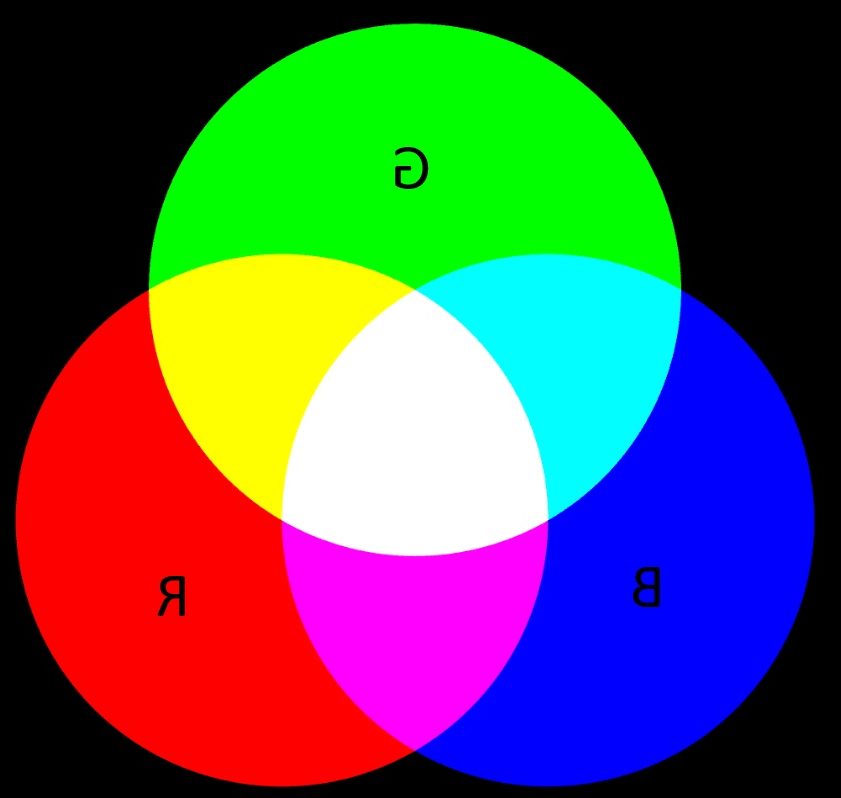
#> input picture src/practices/opencv/image.jpg, 841 x 798 px
$ python contours.py
#> lines starting #> are read from the running program, lines starting #| are printed output that depends on the picture; after the words box and inside, x2 and y2 are one past the last pixel; in counts of white or black regions, pixels touching at a corner belong together
### src/practices/opencv/common.py
import cv2
import numpy as np


border_thickness = 3
layer_map = {"b": 0, "g": 1, "r": 2}
color_modes = "bgr"
color_map = [(255, 0, 0), (0, 255, 0), (0, 0, 255)]

kernels = [None,
           np.array([[1 / 6, 0, 1 / 6], [1 / 6, 0, 1 / 6], [1 / 6, 0, 1 / 6]]),
           np.array([[1 / 6, 1 / 6, 1 / 6], [0, 0, 0], [1 / 6, 1 / 6, 1 / 6]]),
           np.array([[3 / 16, 1 / 16, 3 / 16], [1 / 16, 0, 1 / 16],
                     [3 / 16, 1 / 16, 3 / 16]])]


class State:
    def __init__(self, **kwargs):
        self.color_mode = None
        for key in kwargs:
            self.set_attr(key, kwargs[key])

    def set_attr(self, att_name: str, value: int = 0):
        self.__setattr__(att_name, value)

    # [35 lines left out: functions inc_attr, dec_attr, add_border, get_layers, switch_color, not called in this run]


def matching_keys(key: str):
    return [ord(key.lower()), ord(key.upper())]


# [4 lines left out: function random_color, not called in this run]

### src/practices/opencv/contours.py
import cv2

from src.practices.opencv.common import State, matching_keys

win_name = "Canny Edges"
image_org = cv2.imread("image.jpg")
#> image_org is the input picture: shape (798, 841, 3); mean B, G, R 84.3, 84.4, 84.6

frame_width = image_org.shape[1]
#> frame_width = 841
frame_height = image_org.shape[0]
#> frame_height = 798


state = State(t1=0, t2=254)


if __name__ == '__main__':
    while True:
        image = cv2.flip(image_org, 1)
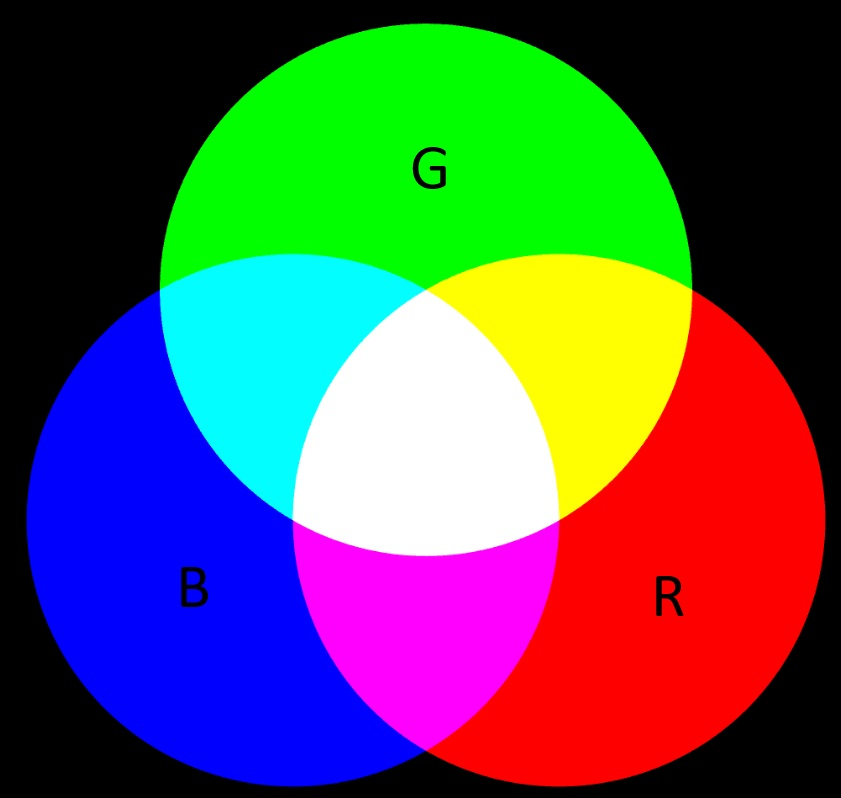
#> image: shape (798, 841, 3); mean B, G, R 84.3, 84.4, 84.6
        canny = cv2.Canny(image, state.t1, state.t2)
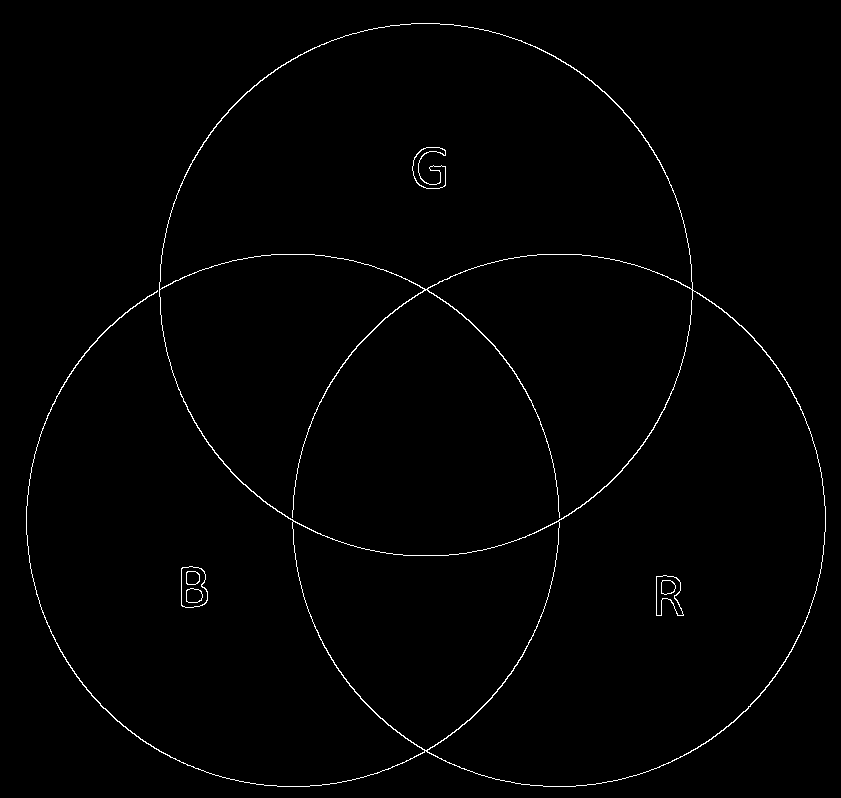
#> canny: shape (798, 841); 0.98% white in thin lines or dots
        contours, hierarchy = (
            cv2.findContours(canny, cv2.RETR_EXTERNAL, cv2.CHAIN_APPROX_NONE))
#> contours = 2 contours; box (x1, y1, x2, y2) and area: (26, 23, 826, 787) 358736, (181, 566, 208, 608) 930
        print(f"Number of Contours = {len(contours)}, "
              f"t1 = {state.t1}, t2 = {state.t2}")
#| Number of Contours = 2, t1 = 0, t2 = 254
        cv2.drawContours(image, contours, -1, (255, 255, 255), 2)
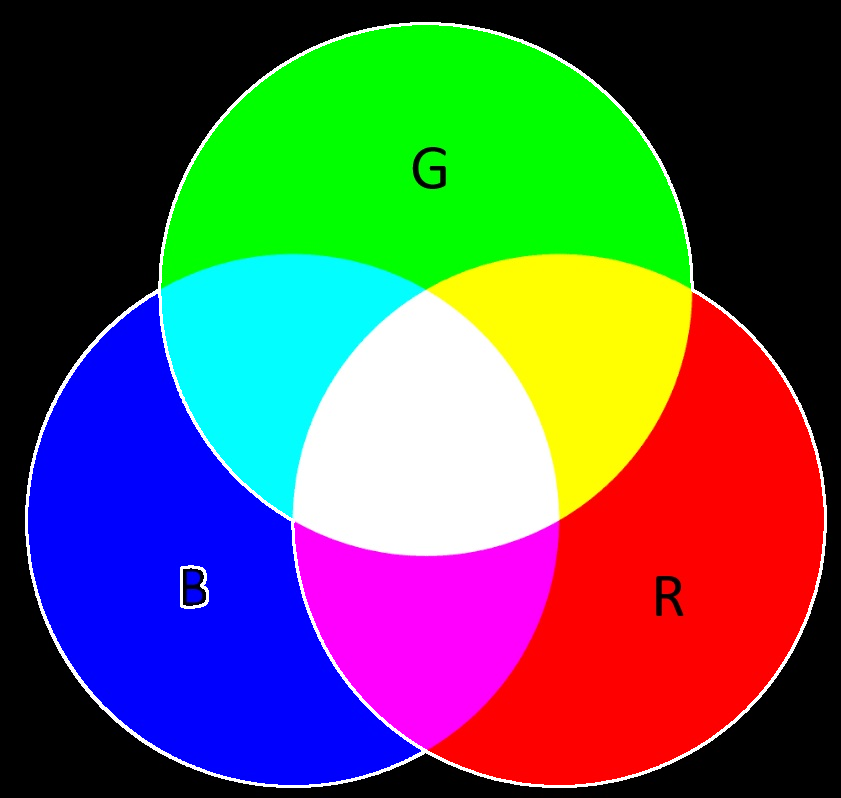
#> image: shape (798, 841, 3); 1.67% of pixels changed, all inside (x1, y1, x2, y2) = (25, 22, 827, 788)
        cv2.imshow(win_name, image)

        # Press 'q' to exit the loop
        key = cv2.waitKey(1)
#> (key Esc is pressed here)
        if key in matching_keys('d'):
            state.inc_attr("t1", 255)
        elif key in matching_keys('a'):
            state.dec_attr("t1")
        elif key in matching_keys('w'):
            state.inc_attr("t2", 255)
        elif key in matching_keys('s'):
            state.dec_attr("t2")
        elif key in matching_keys('q'):
            break

    cv2.destroyAllWindows()
